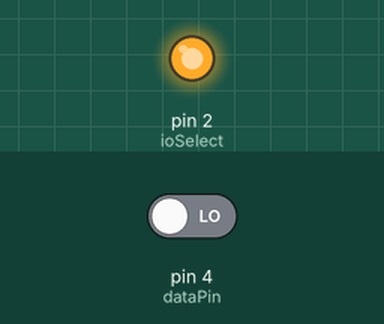
A sketch run on a simulated Arduino Uno, built with avr-gcc and run on an emulated ATmega328P. Parts: output pins drawn as LEDs (lit = HIGH). Inputs (shaded band) come from the test bench; at power-on: pin 4 (dataPin) LOW. Pins used as bus, display or sensor lines are not drawn; what the sketch prints to the serial monitor is not drawn.

Above: at 0.1 s.
Timing chart, 0 to 1.6 s (numbered marks = the images above):
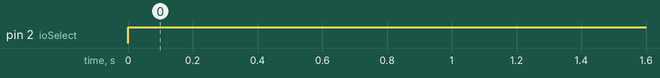

Measured:
- by itself, pin 2 (ioSelect): LOW → HIGH at 0.00 s

The sketch:

shift-register.ino
```cpp
int ioSelect = 2;
int clockPulse = 3;
int dataPin = 4;
int NUM_CHIPS = 3;

int CHIPSIZE = 8;

void setup() {
  Serial.begin(9600);

  pinMode(ioSelect, OUTPUT);
  pinMode(clockPulse, OUTPUT);
  pinMode(dataPin, INPUT);


}

void loop() {
  int** chipValues = readChips(NUM_CHIPS, CHIPSIZE);
  for (int chip = 0; chip < NUM_CHIPS; chip++) {
    Serial.print("Chip #");
    Serial.print(chip + 1);
    Serial.print(": [ ");
    for (int addr = 0; addr < CHIPSIZE; addr++) {
      Serial.print(chipValues[chip][addr]);
      Serial.print(" ");
    }
    Serial.print("]");
    Serial.println();
  }
  Serial.println("hello");
  delay(1000);
}

/**
  * Sets the chip to accept parallel input or serial input.
  *
  * @param input_type type of input to set chip to. 0 for parallel input, and 1 for serial input.
  */
void ioType(int io_type) {
  digitalWrite(ioSelect, io_type);
}

/**
  * Pulses the clock.
  *
  * Writes the clock pulse to low, then high once, in rapid succession.
  */
void clkPulse() {
  digitalWrite(clockPulse, LOW);
  digitalWrite(clockPulse, HIGH);
}

/**
  * Shifts in parallel data to the shift register.
  */
void chipParallelIn() {
  ioType(0);
  clkPulse();
  ioType(1);
}

/**
  * Reads all 8 bits of the serial output of a shift register.
  *
  * @param sizeOfChips the size of the chips being read
  *
  * @return integer array of size `CHIPSIZE` where each int is a respective chip bit.
  */
int* readChip(int sizeOfChips) {
  int* vals = new int[sizeOfChips];

  for(int j = 0; j < sizeOfChips; j++) {
    int val = digitalRead(dataPin);

    vals[j] = val;

    clkPulse();
  }

  return vals;
}


/**
  * Reads the values stored in a set of daisy-chained shift registers.
  *
  * @param numOfChips the number of chips daisy-chained.
  *
  * @param sizeOfChips the size of the chips.
  *
  * @returns a 2D integer array with dimentions [`numOfChips` x `sizeOfChips`] where each value is a value once stored on the corresponding chips address.
  */
int** readChips(int numOfChips, int sizeOfChips) {
  int** chipValues = new int*[numOfChips];
  for (int i = 0; i < numOfChips; ++i) {
    chipValues[i] = new int[sizeOfChips];
  }

  chipParallelIn();
  for (int chip = 0; chip < numOfChips; chip++) {
    chipValues[chip] = readChip(sizeOfChips);
  }

  return chipValues;
}
```
